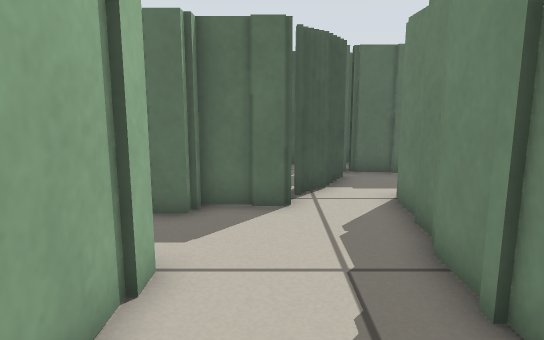
[1] (above)

23 first-person views from a walk through a world built for the Player/Stage simulator. The camera is 0.57 m above the floor, tilts 10° down and sees 70° across. Floor lines are 1 m apart. The floor is counted in squares, 0.25 m on a side. Each view is taken from the middle of a square. On the plan, view 1 faces up. The plan holds only what a view shows up to about 20 squares ahead; the rest is blank. The place goes on beyond the plan. The robots in the file are not drawn.

[2]
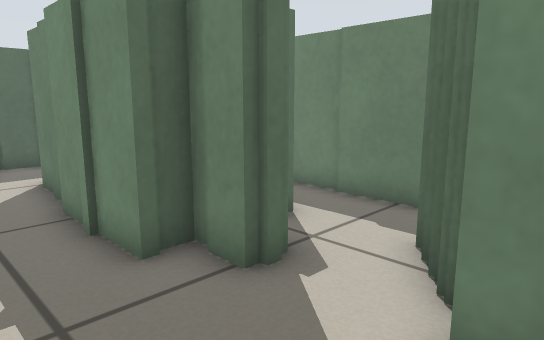

[3]
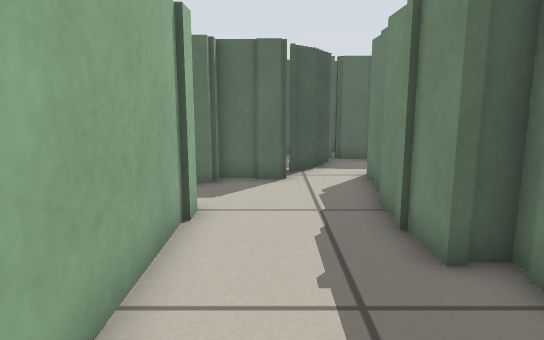

[4]
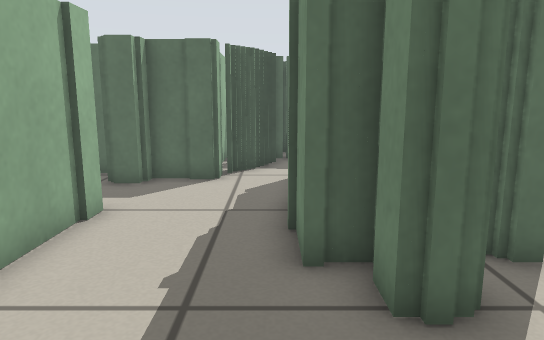

[5]
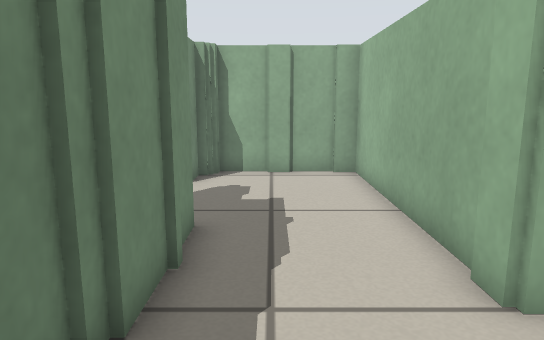

[6]
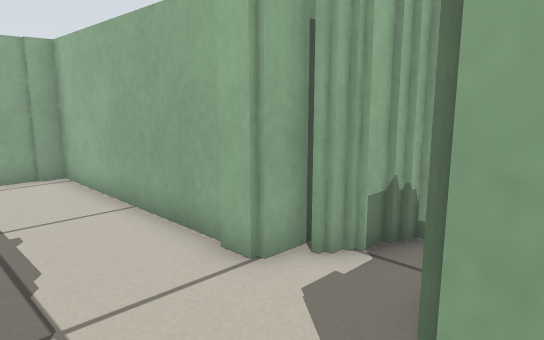

[7]
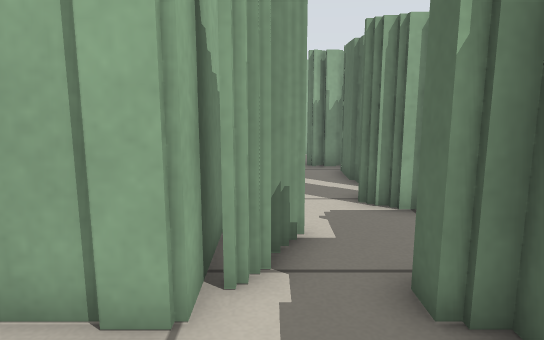

[8]
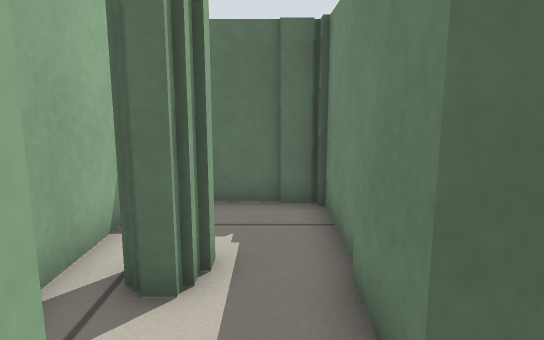

[9]
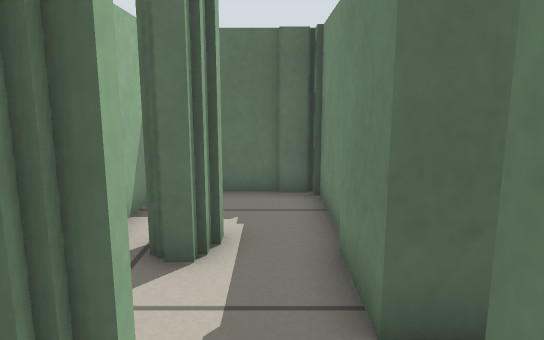

[10]
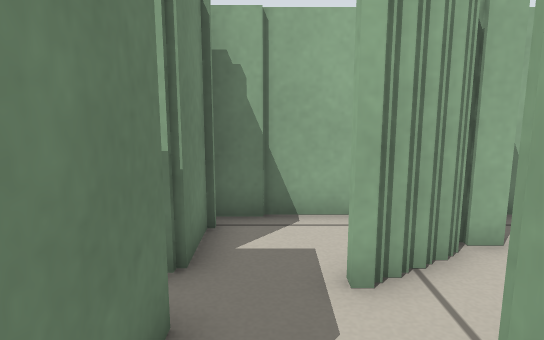

[11]
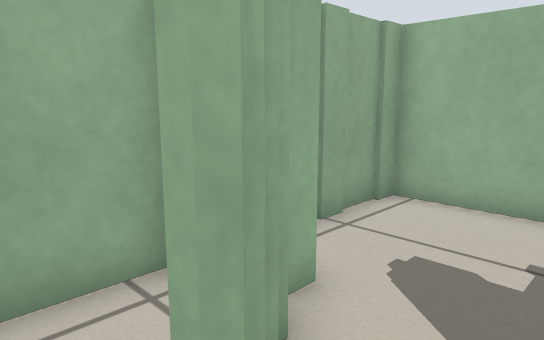

[12]
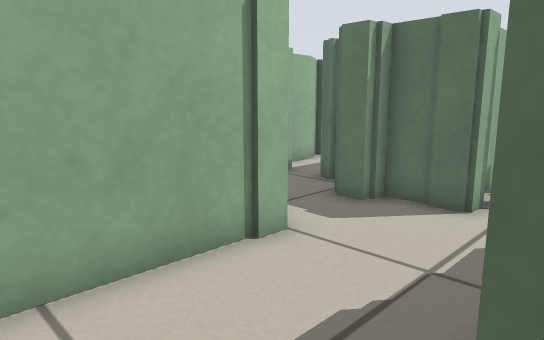

[13]
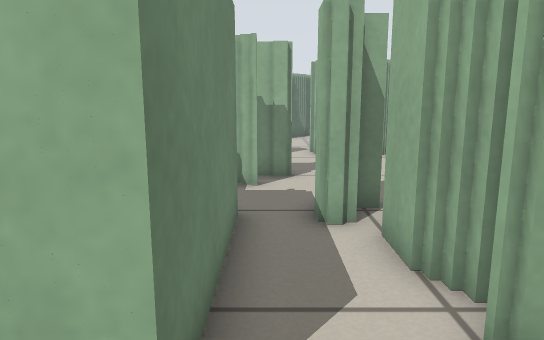

[14]
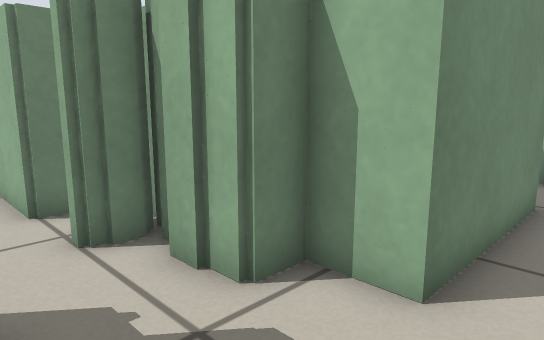

[15]
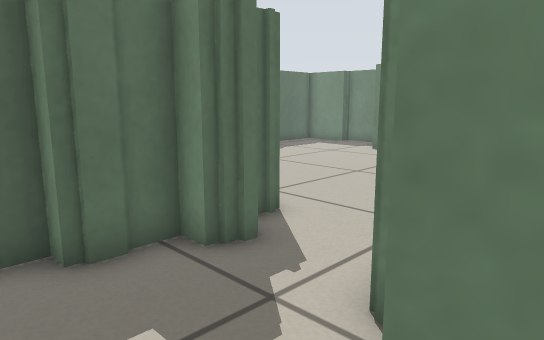

[16]
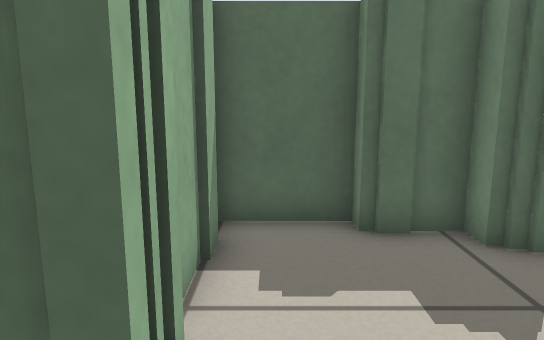

[17]
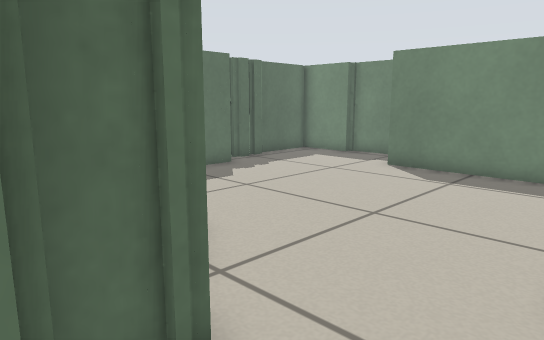

[18]
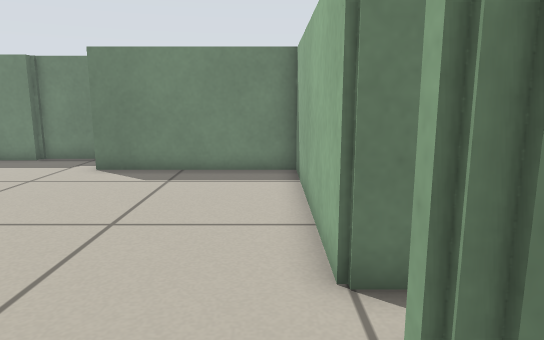

[19]
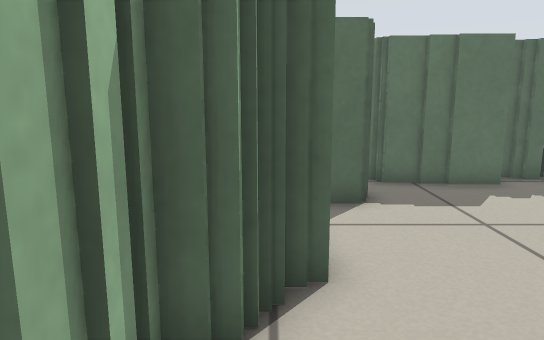

[20]
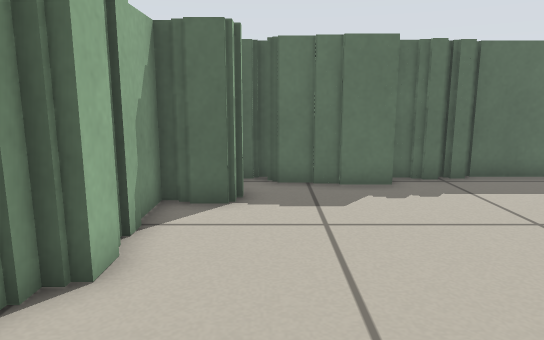

[21]
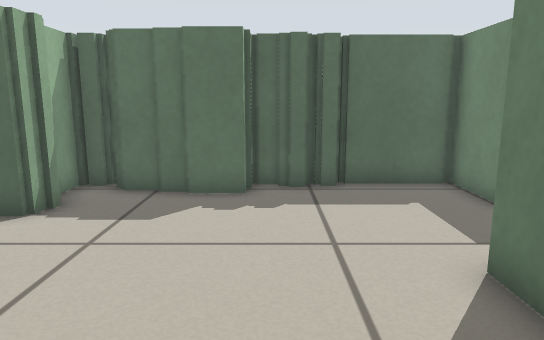

[22]
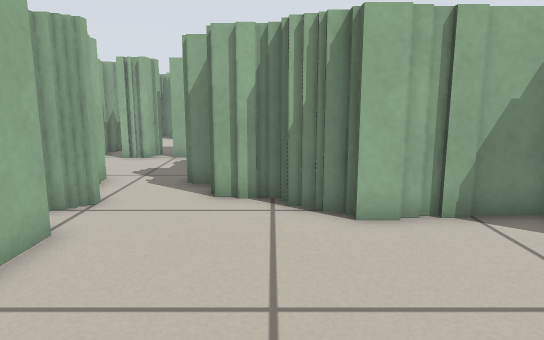

[23]
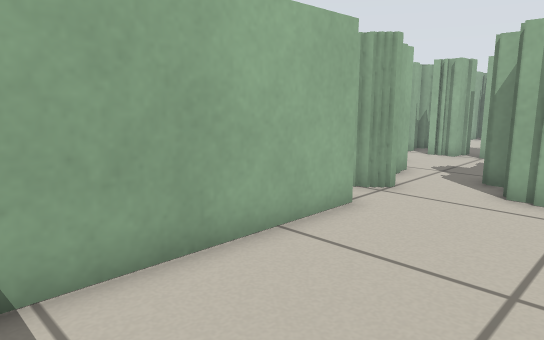

### Floor plan
Key: @ floor where view 1 was taken; # wall or solid block; x gap in a wall; . floor.
Columns run from 7 left of view 1 to 13 right of it. Each row starts with its distance up from view 1.
 30           ##  #######
 29           #####.....#
 28           #.........#
 27         ###.........#
 26         #...........#
 25         ##..........#
 24         ##........#
 23         ##........#
 22        ##.........#
 21        #..........#
 20 ########..........#
 19 #.. ###...........#
 18 #.................#
 17 #......############
 16 #...#####
 15 #..##  ## #
 14 #..#   #  #
 13 #..#      ##
 12 #..#     ###
 11 #..#   ###..
 10 ##.#   ##..
  9 ##.#####..#
  8  #..####..#
  7  ##.......#  ###
  6   ###.....## ..#
  5    ###...### ..#
  4      #...###...#
  3      #...###x#.#
  2      #...###...#
  1      #....##...#
  0      #.@.......#
 -1      #.....###.#
 -2      #....##...#
 -3      # ...##...#
 -4      ###########

Where each view was taken, in squares from view 1:
view 1: 0 up, 0 right, facing up
view 2: 3 down, 0 right, facing up-right
view 3: 3 down, 0 right, facing up
view 4: 3 down, 2 right, facing up
view 5: 9 up, 1 right, facing down
view 6: 9 up, 2 right, facing down-left
view 7: 6 up, 2 right, facing left
view 8: 2 down, 7 right, facing up
view 9: 3 down, 7 right, facing up
view 10: 4 up, 7 right, facing down
view 11: 1 up, 7 right, facing down-left
view 12: 0 up, 3 right, facing up-left
view 13: 17 up, 5 left, facing down
view 14: 19 up, 6 left, facing down-right
view 15: 14 up, 6 left, facing up-right
view 16: 13 up, 6 left, facing up
view 17: 17 up, 2 left, facing up-right
view 18: 18 up, 2 left, facing right
view 19: 18 up, 1 right, facing up
view 20: 18 up, 4 right, facing up
view 21: 19 up, 8 right, facing up
view 22: 21 up, 9 right, facing left
view 23: 22 up, 10 right, facing down-left
